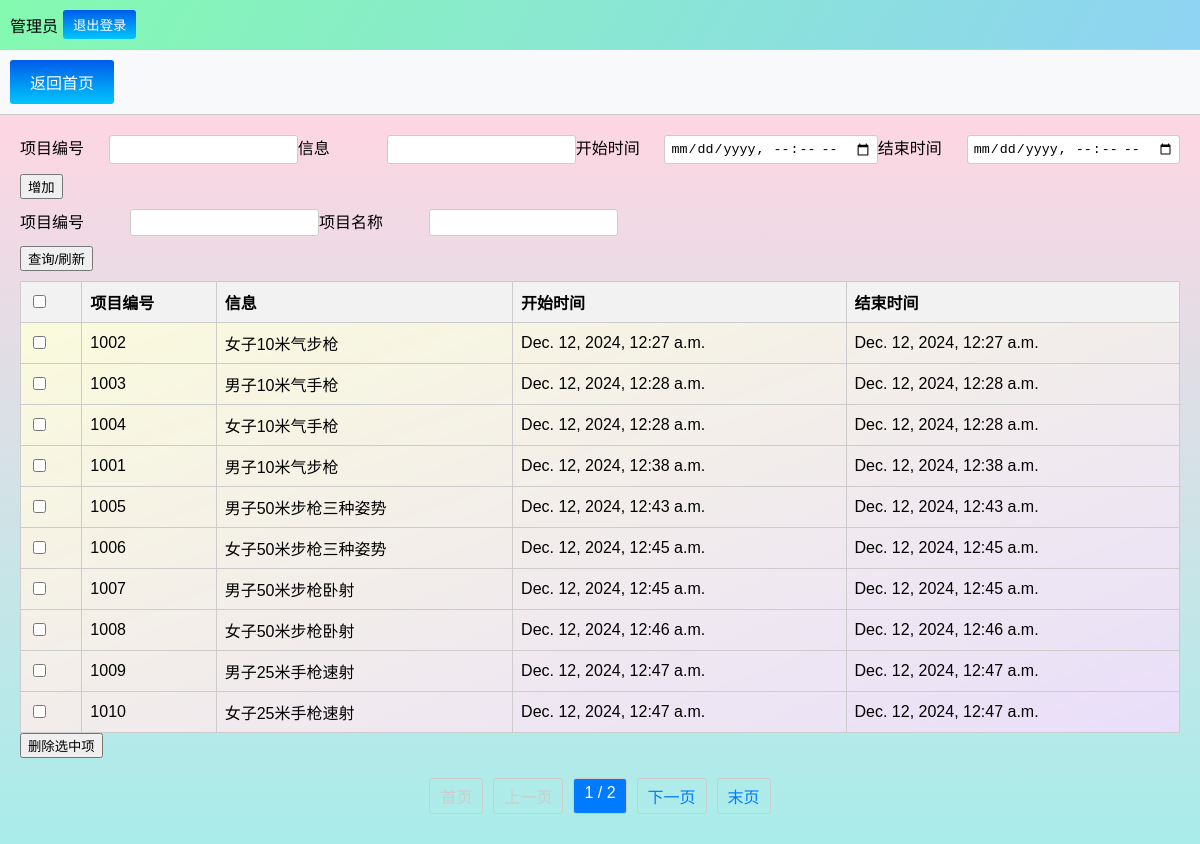
The page /query_competition/ on the database its author committed.
### app1/models.py (models this page shows, shortened)
class Event(models.Model):
    event_id = models.CharField(max_length=100)
    event_name = models.TextField()
    start_time = models.DateTimeField()
    end_time = models.DateTimeField()

### app1/views.py (the view)
# urls.py: path('query_competition/', views.query_competition, name='query_competition'),
def query_competition(request):
    event_id = request.GET.get('event_id', '')
    event_name = request.GET.get('event_name', '')
    events = Event.objects.all()
    if event_id:
        events = events.filter(event_id=event_id)
    if event_name:
        events = events.filter(event_name__icontains=event_name)
    paginator = Paginator(events, 10)  # 每页显示 10 条记录
    page_number = request.GET.get('page')  # 获取当前页码
    page_obj = paginator.get_page(page_number)  # 获取当前页的分页对象
    return render(request, 'add_competition.html', {
        'page_obj': page_obj,
        'event_id': event_id,
        'event_name': event_name
    })

### app1/templates/add_competition.html (shortened to what this page needs)
<!DOCTYPE html>
<html lang="zh-CN">
<head>
{% load static %}
</head>
<body>
    <div class="toolbar">
        <div class="left-section">
            <a>管理员</a>
            <a href="{% url 'logout' %}" class="register-btn"><button>退出登录</button></a>
        </div>
    </div>
    <div class="button-bar">
        <a href="{% url 'admin_dashboard' %}" ><button >返回首页</button></a>
    </div>
    <div class="main-content">
        <form method="POST" action="{% url 'add_competition' %}">
            <div class="input-row">
                <label for="event_id">项目编号</label>
                <input type="text" id="event_id" name="event_id" required>
                <label for="event_name">信息</label>
                <input type="text" id="event_name" name="event_name" required>
                <label for="start-time">开始时间</label>
                <input type="datetime-local" id="start-time" name="start_time" required>
                <label for="end-time">结束时间</label>
                <input type="datetime-local" id="end-time" name="end_time" required>
            </div>
            <div class="buttons">
                <button type="submit">增加</button>
            </div>
        </form>
        <form method="GET" action="{% url 'query_competition' %}">
            <div class="input-row">
                <label for="event_id">项目编号</label>
                <input type="text" id="event_id" name="event_id">
                <label for="event_name">项目名称</label>
                <input type="text" id="event_name" name="event_name">
            </div>
            <div class="buttons">
                <button type="submit">查询/刷新</button>
            </div>
        </form>
    <form method="POST" action="{% url 'delete_selected_competitions' %}">
        <table class="table">
            <thead>
                <tr>
                    <th class="checkbox-column">
                        <input type="checkbox" id="select-all">
                    </th>
                    <th>项目编号</th>
                    <th>信息</th>
                    <th>开始时间</th>
                    <th>结束时间</th>
                </tr>
            </thead>
            <tbody>
                {% if page_obj %}
                    {% for event in page_obj %}
                        <tr>
                            <td class="checkbox-column">
                                <input type="checkbox" name="selected_events" value="{{ event.id }}">
                            </td>
                            <td>{{ event.event_id }}</td>
                            <td>{{ event.event_name }}</td>
                            <td>{{ event.start_time }}</td>
                            <td>{{ event.end_time }}</td>
                        </tr>
                    {% empty %}
                        <tr>
                            <td colspan="5">没有数据（点击查询刷新）。</td>
                        </tr>
                    {% endfor %}
                {% else %}
                    <tr>
                        <td colspan="5">没有数据（点击查询刷新）。</td>
                    </tr>
                {% endif %}
            </tbody>
        </table>
        <div class="buttons">
            <button type="submit">删除选中项</button>
        </div>
    </form>
    <div class="pagination">
        {% if page_obj.has_previous %}
        <a href="?page=1&event_id={{ event_id }}&event_name={{ event_name }}">首页</a>
        <a href="?page={{ page_obj.previous_page_number }}&event_id={{ event_id }}&event_name={{ event_name }}">上一页</a>
        {% else %}
        <span class="disabled">首页</span>
        <span class="disabled">上一页</span>
        {% endif %}
        <span class="current-page">{{ page_obj.number }} / {{ page_obj.paginator.num_pages }}</span>
        {% if page_obj.has_next %}
        <a href="?page={{ page_obj.next_page_number }}&event_id={{ event_id }}&event_name={{ event_name }}">下一页</a>
        <a href="?page={{ page_obj.paginator.num_pages }}&event_id={{ event_id }}&event_name={{ event_name }}">末页</a>
        {% else %}
        <span class="disabled">下一页</span>
        <span class="disabled">末页</span>
        {% endif %}
    </div>
    </div>
</body>
</html>

### app1/templates/add_competition.html (style rules this page uses)
body { font-family: Arial, sans-serif; margin: 0; padding: 0; display: flex; flex-direction: column; align-items: stretch; height: 100vh; }
.toolbar { display: flex; align-items: center; justify-content: space-between; padding: 10px; background-image: linear-gradient(120deg, #84fab0 0%, #8fd3f4 100%); border-bottom: 1px solid #ccc; }
.toolbar .left-section { display: flex; align-items: center; }
.toolbar button { padding: 5px 10px; margin-left: 5px; border: none; background-image: linear-gradient(to top, #00c6fb 0%, #005bea 100%); color: white; border-radius: 3px; cursor: pointer; }
.button-bar { display: flex; justify-content: flex-start; padding: 10px; background-color: #f8f9fa; border-bottom: 1px solid #ccc; }
.button-bar button { padding: 10px 20px; margin-right: 10px; border: none; background-image: linear-gradient(to top, #00c6fb 0%, #005bea 100%); color: white; border-radius: 3px; cursor: pointer; font-size: 16px; }
.main-content { flex: 1; padding: 20px; box-sizing: border-box; background-image: linear-gradient(to top, #a8edea 0%, #fed6e3 100%); }
.input-row { display: flex; margin-bottom: 10px; }
.input-row label { width: 100px; margin-right: 10px; }
.input-row input { padding: 5px; border: 1px solid #ccc; border-radius: 3px; }
.buttons { margin-bottom: 10px; }
.table { width: 100%; border-collapse: collapse; background-image: linear-gradient(-20deg, #e9defa 0%, #fbfcdb 100%); }
.table th, .table td { border: 1px solid #ccc; padding: 8px; text-align: left; }
.table th { background-color: #f2f2f2; }
.pagination { display: flex; justify-content: center; padding: 10px; }
.pagination a, .pagination span { padding: 5px 10px; margin: 0 5px; border: 1px solid #ccc; border-radius: 3px; text-decoration: none; color: #007bff; }
.pagination .current-page { background-color: #007bff; color: white; }
.pagination .disabled { color: #ccc; pointer-events: none; }
.checkbox-column { text-align: center; }

### rows shown on the page
Event: event_id "1002", event_name "女子10米气步枪", start_time "Dec. 12, 2024, 12:27 a.m.", end_time "Dec. 12, 2024, 12:27 a.m."
Event: event_id "1003", event_name "男子10米气手枪", start_time "Dec. 12, 2024, 12:28 a.m.", end_time "Dec. 12, 2024, 12:28 a.m."
Event: event_id "1004", event_name "女子10米气手枪", start_time "Dec. 12, 2024, 12:28 a.m.", end_time "Dec. 12, 2024, 12:28 a.m."
Event: event_id "1001", event_name "男子10米气步枪", start_time "Dec. 12, 2024, 12:38 a.m.", end_time "Dec. 12, 2024, 12:38 a.m."
Event: event_id "1005", event_name "男子50米步枪三种姿势", start_time "Dec. 12, 2024, 12:43 a.m.", end_time "Dec. 12, 2024, 12:43 a.m."
Event: event_id "1006", event_name "女子50米步枪三种姿势", start_time "Dec. 12, 2024, 12:45 a.m.", end_time "Dec. 12, 2024, 12:45 a.m."
Event: event_id "1007", event_name "男子50米步枪卧射", start_time "Dec. 12, 2024, 12:45 a.m.", end_time "Dec. 12, 2024, 12:45 a.m."
Event: event_id "1008", event_name "女子50米步枪卧射", start_time "Dec. 12, 2024, 12:46 a.m.", end_time "Dec. 12, 2024, 12:46 a.m."
Event: event_id "1009", event_name "男子25米手枪速射", start_time "Dec. 12, 2024, 12:47 a.m.", end_time "Dec. 12, 2024, 12:47 a.m."
Event: event_id "1010", event_name "女子25米手枪速射", start_time "Dec. 12, 2024, 12:47 a.m.", end_time "Dec. 12, 2024, 12:47 a.m."

### other values the page prints
{{ page_obj.number }} "1"
{{ page_obj.paginator.num_pages }} "2"
